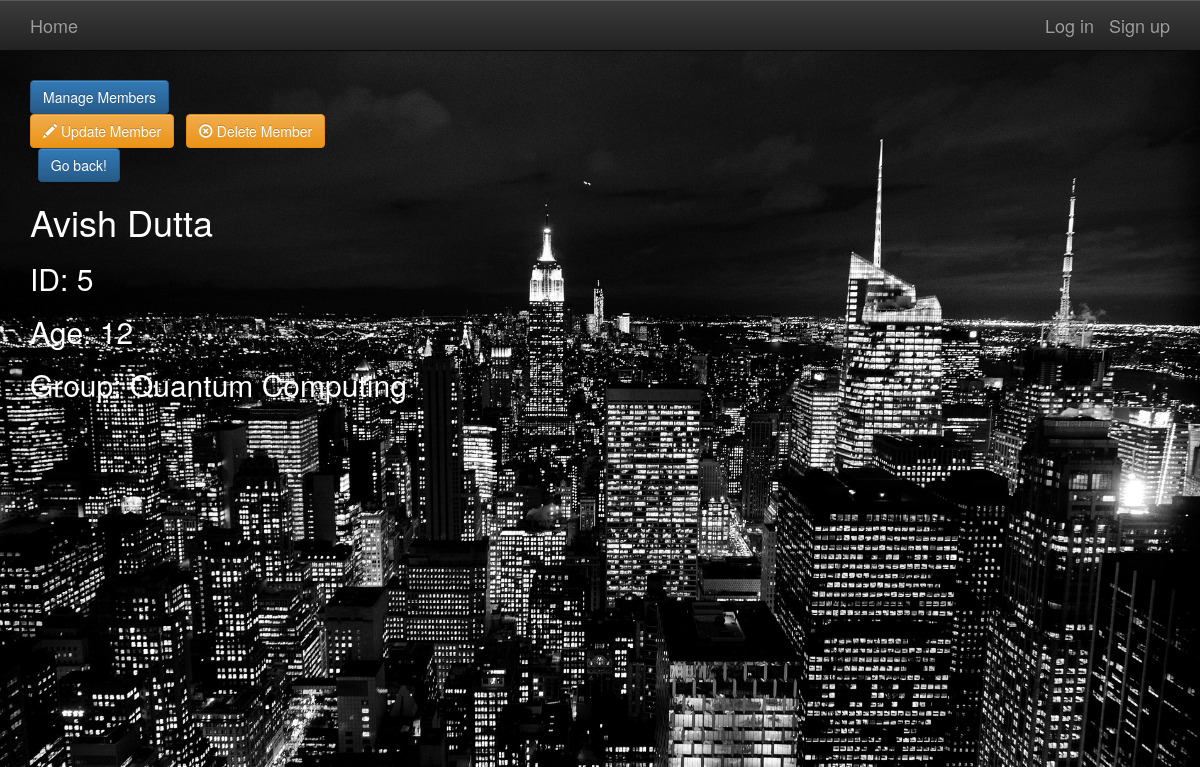
The app's page /members/5/, older data.
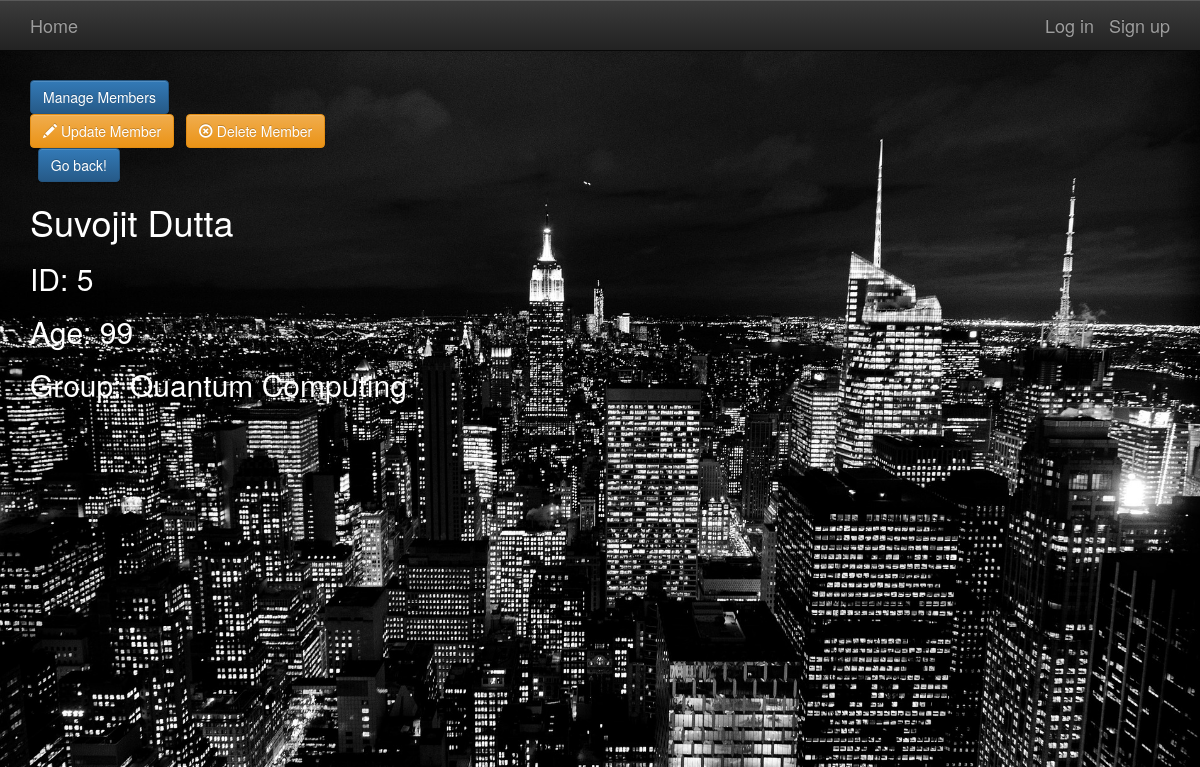
The same page, newer data.
### members/models.py (models this page shows, shortened)
class Member(models.Model):
    name = models.CharField(max_length=256)
    slug = models.SlugField(allow_unicode=True)
    age = models.PositiveIntegerField()
    group = models.ForeignKey(Group, null=True, blank=True, related_name="member_set")
    class Meta:
        ordering = ["pk"]

### groups/models.py (models this page shows, shortened)
class Group(models.Model):
    name = models.CharField(max_length=255)
    slug = models.SlugField(allow_unicode=True)
    description = models.TextField(blank=True, default='')
    description_html = models.TextField(editable=False, default='', blank=True)
    purpose = models.CharField(max_length=255, null=True, default='', blank=True)
    def __str__(self):
        return self.name
    class Meta:
        ordering = ["pk"]
        unique_together = ("name", "purpose")

### members/views.py (the view)
# urls.py: url(r"^(?P<pk>\d+)/$",views.SingleMember.as_view(),name='single'),
class SingleMember(generic.DetailView):
    context_object_name = 'member_details'
    model = models.Member
    template_name = 'members/member_detail.html'

### members/templates/members/member_detail.html (shortened to what this page needs)
{% extends "members/member_base.html" %}
{% block premember %}
<div class="dropdown">
  <button class="dropbtn btn btn-primary btn-large">Manage Members</button>
  <div class="dropdown-content">
  <a href="{% url 'members:update' pk=member_details.pk %}" class="btn btn-md btn-fill btn-warning"><span class="glyphicon glyphicon-pencil"></span> Update Member</a>
  <a href="{% url 'members:delete' pk=member_details.pk %}" class="btn btn-md btn-fill btn-warning"><span class="glyphicon glyphicon-remove-circle"></span> Delete Member</a>
  </div>
</div>
<input type="button" class="btn btn-primary btn-large" value="Go back!" onclick="history.back()">
<h1>{{member_details.name}}</h1>
<h2>ID: {{member_details.pk}}</h2>
<h2>Age: {{member_details.age}}</h2>
<h2>Group: {{member_details.group}}</h2>
{% endblock %}

Row changes from the older to the newer data that the page shows:
changed Member "Quantum Computing": name "Avish Dutta" → "Suvojit Dutta"; age "12" → "99"
